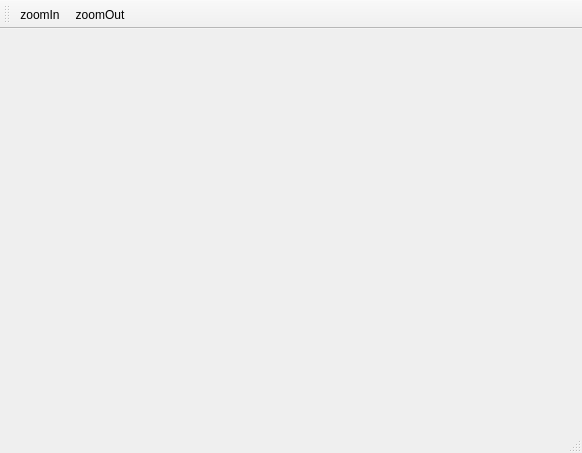
<?xml version="1.0" encoding="UTF-8"?>
<ui version="4.0">
 <class>MainWindow</class>
 <widget class="QMainWindow" name="MainWindow">
  <property name="geometry">
   <rect>
    <x>0</x>
    <y>0</y>
    <width>582</width>
    <height>453</height>
   </rect>
  </property>
  <property name="sizePolicy">
   <sizepolicy hsizetype="Preferred" vsizetype="Preferred">
    <horstretch>0</horstretch>
    <verstretch>0</verstretch>
   </sizepolicy>
  </property>
  <property name="windowTitle">
   <string>Rose</string>
  </property>
  <widget class="QWidget" name="centralWidget"/>
  <widget class="QMenuBar" name="menuBar">
   <property name="geometry">
    <rect>
     <x>0</x>
     <y>0</y>
     <width>582</width>
     <height>28</height>
    </rect>
   </property>
  </widget>
  <widget class="QToolBar" name="mainToolBar">
   <attribute name="toolBarArea">
    <enum>TopToolBarArea</enum>
   </attribute>
   <attribute name="toolBarBreak">
    <bool>false</bool>
   </attribute>
   <addaction name="actionZoomIn"/>
   <addaction name="actionZoomOut"/>
  </widget>
  <widget class="QStatusBar" name="statusBar"/>
  <action name="actionZoomOut">
   <property name="icon">
    <iconset resource="image.qrc">
     <normaloff>:/image/image/zoom-out.png</normaloff>:/image/image/zoom-out.png</iconset>
   </property>
   <property name="text">
    <string>zoomOut</string>
   </property>
   <property name="toolTip">
    <string>zoomOut</string>
   </property>
  </action>
  <action name="actionZoomIn">
   <property name="icon">
    <iconset resource="image.qrc">
     <normaloff>:/image/image/zoom-in.png</normaloff>:/image/image/zoom-in.png</iconset>
   </property>
   <property name="text">
    <string>zoomIn</string>
   </property>
   <property name="toolTip">
    <string>zoomIn</string>
   </property>
  </action>
 </widget>
 <layoutdefault spacing="6" margin="11"/>
 <resources>
  <include location="image.qrc"/>
 </resources>
 <connections/>
</ui>
